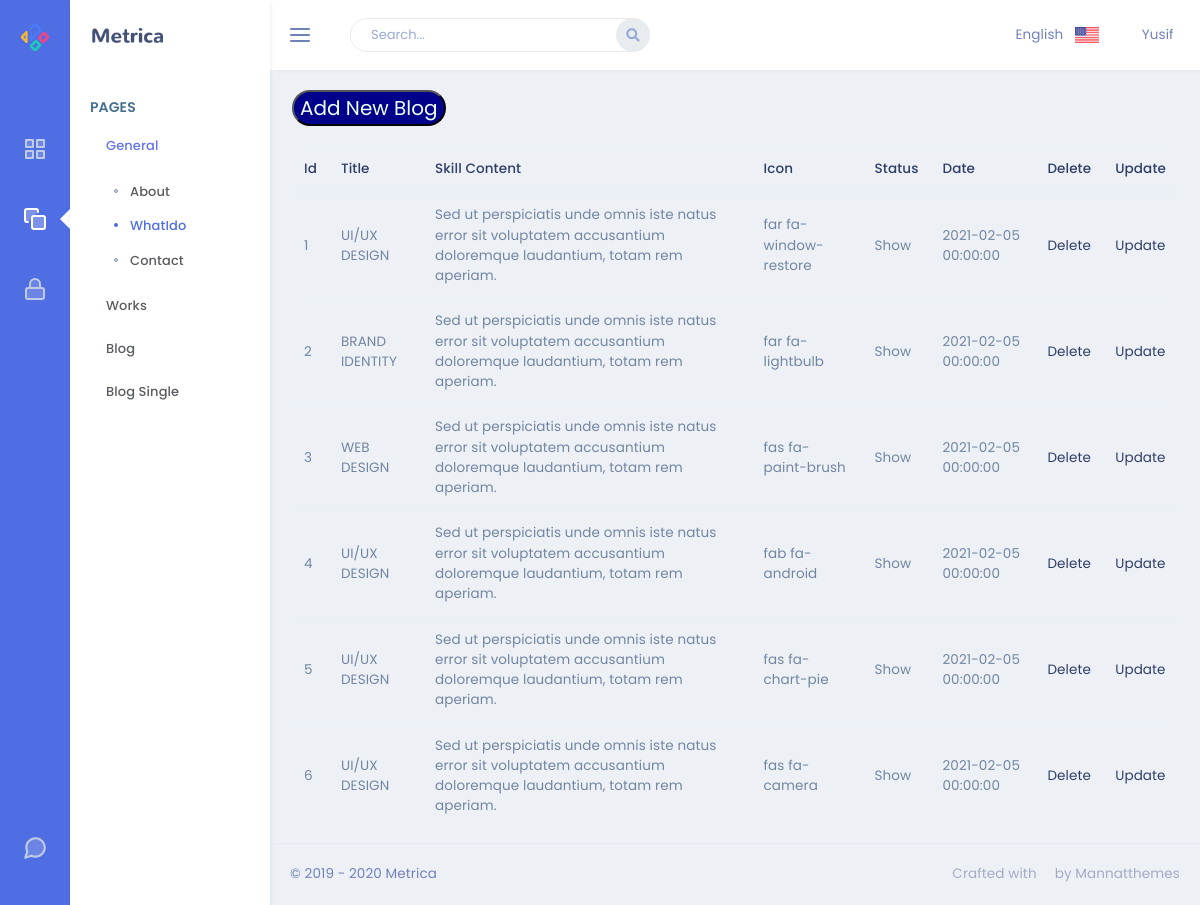
/admin/skill, run on the app's committed database.
### app/models.py (models this page shows)
class Skill(db.Model):
    id = db.Column(db.Integer, primary_key=True)
    skill_title = db.Column(db.String(50), nullable=False)
    skill_content = db.Column(db.Text, nullable=False)
    skill_icon = db.Column(db.String(50), nullable=False)
    skill_date = db.Column(db.DateTime)
    skill_status = db.Column(db.String(10), nullable=False)

### admin/routes.py (the view)
@admin.route('/skill')
def skill():
    skills = Skill.query.all()
    return render_template('Skill/skill.html',skillList=skills)

### admin/templates/Skill/skill.html
{% extends "layout.html" %}
{% block content %}
<form action="/admin/skill/add">
<button type="submit" style="background-color: darkblue; border-radius:25px; color:azure; margin:20px auto; font-size: 20px;">
    Add New Blog
</button>
</form>
<table class="table">
    <thead>
    <tr>
        <th scope="col">Id</th>
        <th scope="col">Title</th>
        <th scope="col">Skill Content</th>
        <th scope="col">Icon</th>
        <th scope="col">Status</th>
        <th scope="col">Date</th>
        <th scope="col">Delete</th>
        <th scope="col">Update</th>
    </tr>
    </thead>
    <tbody>
    {% for skill in skillList %}
    <tr>
        <td>{{skill.id}}</td>
        <td>{{skill.skill_title}}</td>
        <td>{{skill.skill_content}}</td>
        <td>{{skill.skill_icon}}</td>
        <td>{{skill.skill_status}}</td>
        <td>{{skill.skill_date}}</td>
        <td><a href="/admin/skill/delete/{{skill.id}}">Delete</a></td>
        <td><a href="/admin/skill/update/{{skill.id}}">Update</a></td>
    </tr>
    {% endfor %}
    </tbody>
</table>
{% endblock %}

### data on the page
Skill: id "1", skill_title "UI/UX DESIGN", skill_content "Sed ut perspiciatis unde omnis iste natus error sit voluptatem accusantium doloremque laudantium, totam rem aperiam.", skill_icon "far fa-window-restore", skill_status "Show", skill_date "2021-02-05 00:00:00"
Skill: id "2", skill_title "BRAND IDENTITY", skill_content "Sed ut perspiciatis unde omnis iste natus error sit voluptatem accusantium doloremque laudantium, totam rem aperiam.", skill_icon "far fa-lightbulb", skill_status "Show", skill_date "2021-02-05 00:00:00"
Skill: id "3", skill_title "WEB DESIGN", skill_content "Sed ut perspiciatis unde omnis iste natus error sit voluptatem accusantium doloremque laudantium, totam rem aperiam.", skill_icon "fas fa-paint-brush", skill_status "Show", skill_date "2021-02-05 00:00:00"
Skill: id "4", skill_title "UI/UX DESIGN", skill_content "Sed ut perspiciatis unde omnis iste natus error sit voluptatem accusantium doloremque laudantium, totam rem aperiam.", skill_icon "fab fa-android", skill_status "Show", skill_date "2021-02-05 00:00:00"
Skill: id "5", skill_title "UI/UX DESIGN", skill_content "Sed ut perspiciatis unde omnis iste natus error sit voluptatem accusantium doloremque laudantium, totam rem aperiam.", skill_icon "fas fa-chart-pie", skill_status "Show", skill_date "2021-02-05 00:00:00"
Skill: id "6", skill_title "UI/UX DESIGN", skill_content "Sed ut perspiciatis unde omnis iste natus error sit voluptatem accusantium doloremque laudantium, totam rem aperiam.", skill_icon "fas fa-camera", skill_status "Show", skill_date "2021-02-05 00:00:00"
